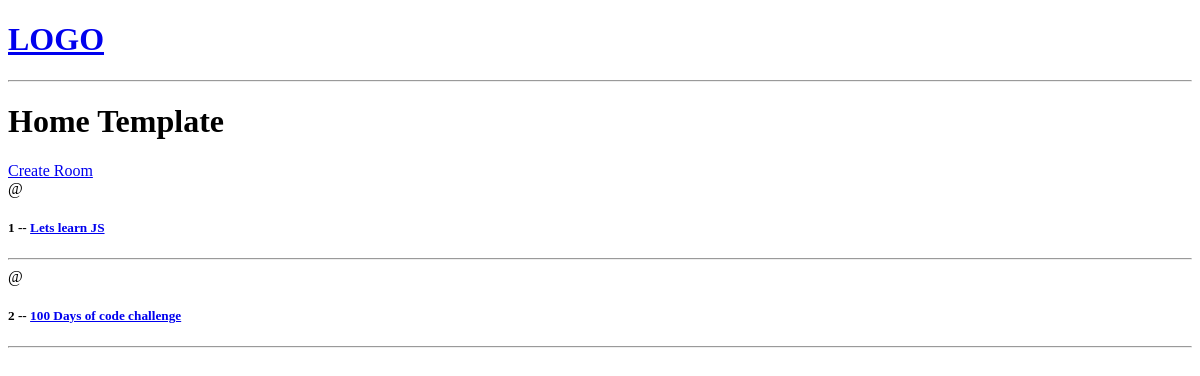
The app's page /, older data.
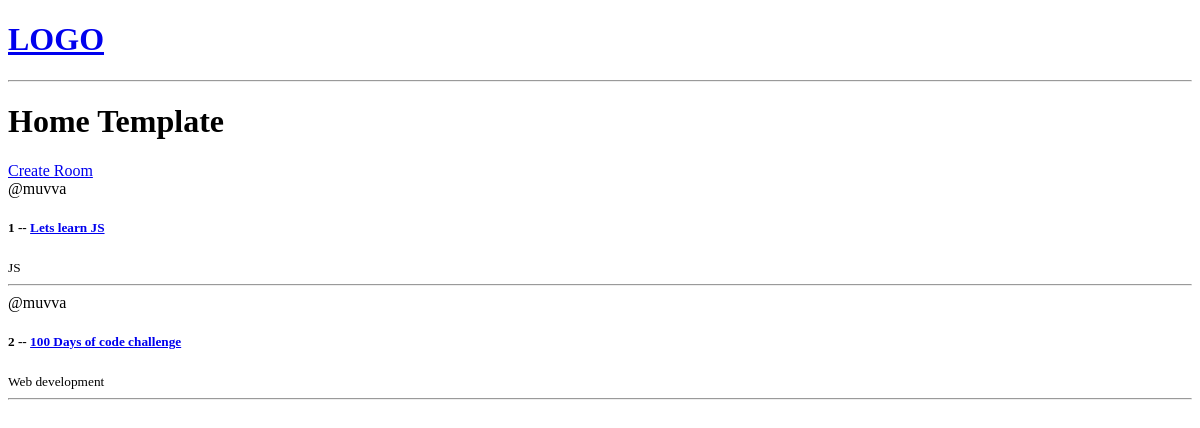
The same page, newer data.
### base/models.py (models this page shows, shortened)
class Room(models.Model):
    host = models.ForeignKey(User,on_delete=models.SET_NULL, null=True)
    topic = models.ForeignKey(Topic,on_delete=models.SET_NULL, null=True)
    name = models.CharField(max_length=200)
    description = models.TextField(null=True, blank=True)
    updated = models.DateTimeField(auto_now=True) #auto_now --> Time stamp at every time we add
    created = models.DateTimeField(auto_now_add=True) #auto_now_add --> Time stamp at the time of creation only

class Topic(models.Model):
    name = models.CharField(max_length=200)

### base/views.py (the view)
# urls.py: path('', views.home, name='home'),
def home(request):
    rooms = Room.objects.all()
    context = {'rooms':rooms}
    return render(request, 'base/home.html', context)

### base/templates/base/home.html
{% extends 'main.html' %}
{% block content %}
<h1>Home Template</h1>
<div>
    <a href="{% url 'create-room' %}">Create Room</a>
    <div>
        {% for room in rooms %}
            <div>
                <span>@{{room.host.username}}</span>
                <h5>{{room.id}} -- <a href = "{% url 'room' room.id %}">{{room.name}}</a></h5>
                <small>{{room.topic.name}}</small>
                <hr>
            </div>
        {% endfor %}
    </div>
</div>
{% endblock %}

### templates/main.html (shortened to what this page needs)
<!DOCTYPE html>
<html lang="en">
<head>
</head>
<body>
    {% include 'navbar.html' %}
    {% block content %}
    {% endblock %}
</body>
</html>

### templates/navbar.html
<a href="/">
    <h1>LOGO</h1>
</a>
<hr>

Row changes from the older to the newer data that the page shows:
changed Room "Lets learn JS": host.username (not shown) → "muvva"; topic.name (not shown) → "JS"
changed Room "100 Days of code challenge": host.username (not shown) → "muvva"; topic.name (not shown) → "Web development"
